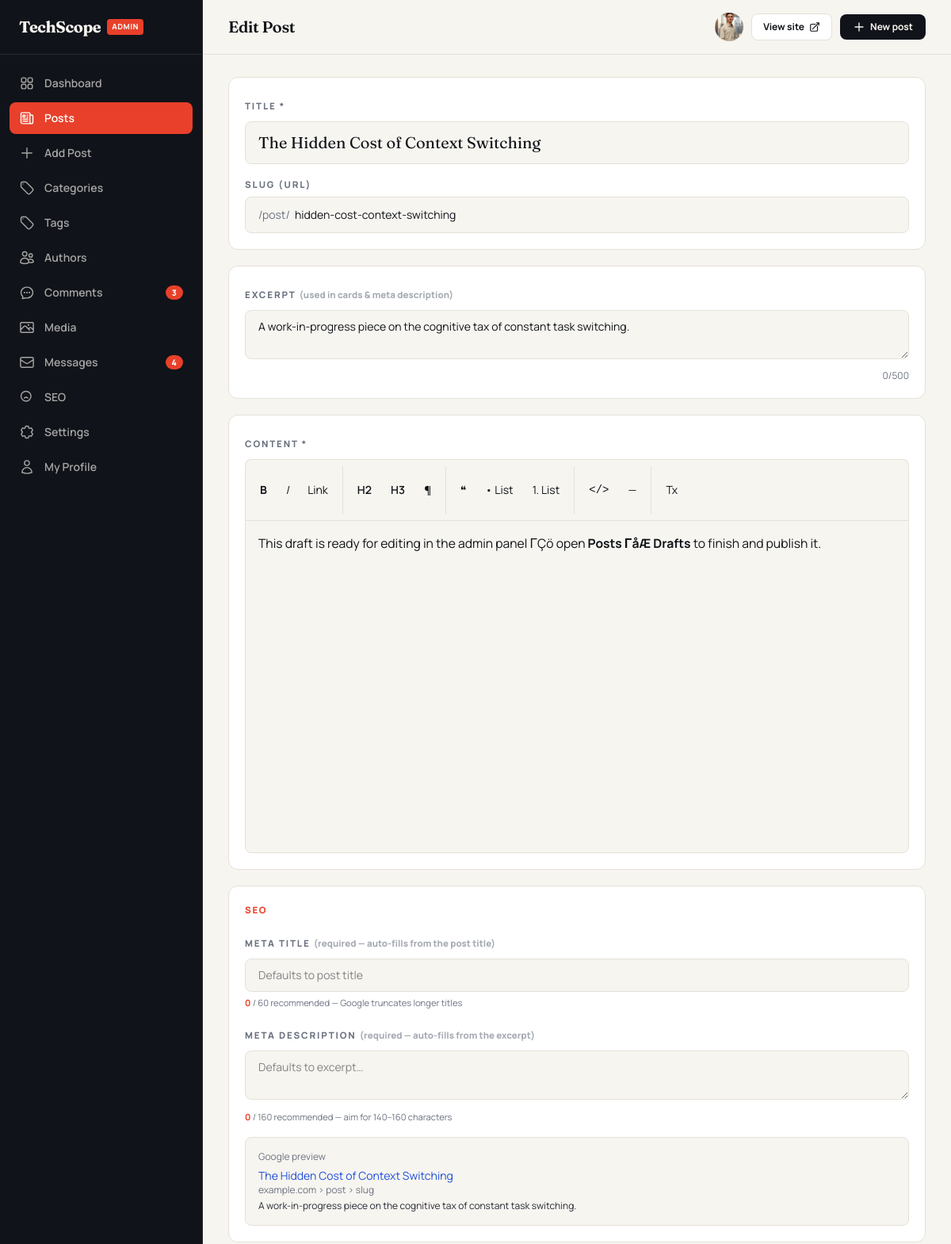
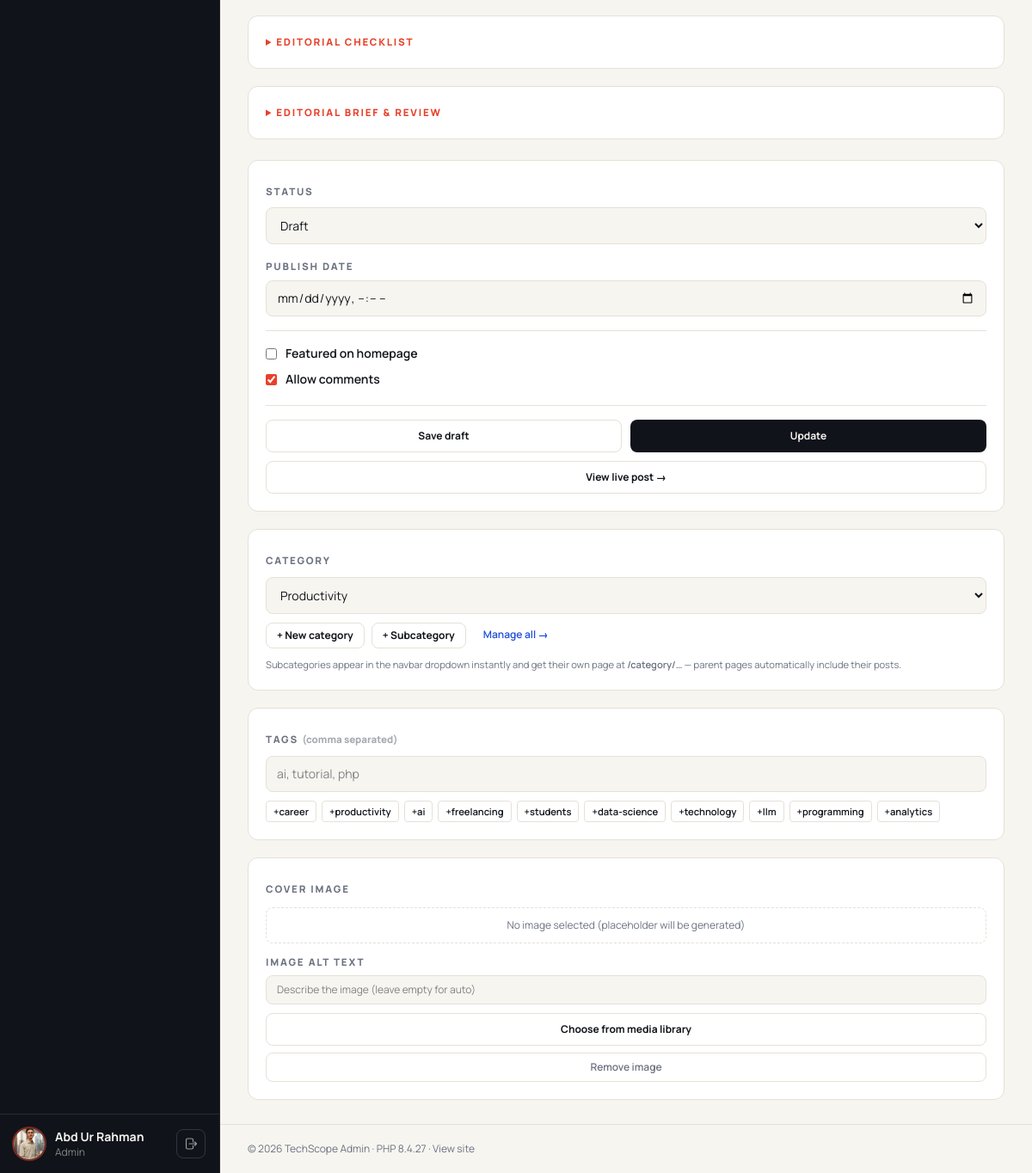
The page /admin/post-edit.php?id=25 (signed in) on the database its author committed (2 pictures, top to bottom).
### tables this page shows
CREATE TABLE `users` (
  `id` int unsigned NOT NULL AUTO_INCREMENT,
  `name` varchar(100) NOT NULL,
  `slug` varchar(120) NOT NULL,
  `email` varchar(190) NOT NULL,
  `password` varchar(255) NOT NULL,
  `role` enum('admin','editor','author') NOT NULL DEFAULT 'author',
  `bio` text,
  `avatar` varchar(255) DEFAULT NULL,
  `website` varchar(255) DEFAULT NULL,
  `twitter` varchar(120) DEFAULT NULL,
  `linkedin` varchar(120) DEFAULT NULL,
  `github` varchar(120) DEFAULT NULL,
  `status` tinyint(1) NOT NULL DEFAULT '1',
  `last_login` datetime DEFAULT NULL,
  `created_at` datetime NOT NULL DEFAULT CURRENT_TIMESTAMP,
  PRIMARY KEY (`id`),
  UNIQUE KEY `email` (`email`),
  UNIQUE KEY `uq_users_slug` (`slug`),
  KEY `idx_users_role` (`role`)
);

CREATE TABLE `posts` (
  `id` int unsigned NOT NULL AUTO_INCREMENT,
  `title` varchar(200) NOT NULL,
  `slug` varchar(230) NOT NULL,
  `excerpt` varchar(500) DEFAULT NULL,
  `content` longtext NOT NULL,
  `cover_image` varchar(255) DEFAULT NULL,
  `cover_alt` varchar(200) DEFAULT NULL,
  `author_id` int unsigned NOT NULL,
  `category_id` int unsigned DEFAULT NULL,
  `status` enum('draft','published','scheduled') NOT NULL DEFAULT 'draft',
  `is_featured` tinyint(1) NOT NULL DEFAULT '0',
  `allow_comments` tinyint(1) NOT NULL DEFAULT '1',
  `views` int unsigned NOT NULL DEFAULT '0',
  `reading_time` tinyint unsigned NOT NULL DEFAULT '3',
  `meta_title` varchar(190) DEFAULT NULL,
  `meta_desc` varchar(300) DEFAULT NULL,
  `published_at` datetime DEFAULT NULL,
  `created_at` datetime NOT NULL DEFAULT CURRENT_TIMESTAMP,
  `updated_at` datetime NOT NULL DEFAULT CURRENT_TIMESTAMP ON UPDATE CURRENT_TIMESTAMP,
  PRIMARY KEY (`id`),
  UNIQUE KEY `slug` (`slug`),
  KEY `idx_posts_status_date` (`status`,`published_at`),
  KEY `idx_posts_category` (`category_id`),
  KEY `idx_posts_author` (`author_id`),
  FULLTEXT KEY `ft_posts_search` (`title`,`excerpt`,`content`),
  CONSTRAINT `fk_posts_author` FOREIGN KEY (`author_id`) REFERENCES `users` (`id`) ON DELETE CASCADE,
  CONSTRAINT `fk_posts_category` FOREIGN KEY (`category_id`) REFERENCES `categories` (`id`) ON DELETE SET NULL
);

CREATE TABLE `categories` (
  `id` int unsigned NOT NULL AUTO_INCREMENT,
  `name` varchar(80) NOT NULL,
  `slug` varchar(100) NOT NULL,
  `description` varchar(255) DEFAULT NULL,
  `parent_id` int unsigned DEFAULT NULL,
  `meta_title` varchar(190) DEFAULT NULL,
  `meta_desc` varchar(300) DEFAULT NULL,
  `sort_order` int NOT NULL DEFAULT '0',
  `created_at` datetime NOT NULL DEFAULT CURRENT_TIMESTAMP,
  PRIMARY KEY (`id`),
  UNIQUE KEY `slug` (`slug`),
  KEY `idx_cat_parent` (`parent_id`),
  CONSTRAINT `fk_cat_parent` FOREIGN KEY (`parent_id`) REFERENCES `categories` (`id`) ON DELETE SET NULL
);

### admin/post-edit.php (the view, shortened to what the rows shown need)
<?php
require_once __DIR__ . '/auth.php';
$admin_user = require_role(['admin', 'editor', 'author']);
$pdo        = db();
$id   = (int) ($_GET['id'] ?? 0);
$post = null;
if ($id) {
    $stmt = $pdo->prepare('SELECT * FROM posts WHERE id = ?');
    $stmt->execute([$id]);
    $post = $stmt->fetch();
}
$categories = get_categories_nested();
$admin_title = $post ? 'Edit Post' : 'Add New Post';
require __DIR__ . '/includes/layout-top.php';
?>
<form method="post" action="<?= admin_url('post-edit.php' . ($post ? '?id=' . (int) $post['id'] : '')) ?>" id="post-form">
  <div class="grid gap-6 xl:grid-cols-[1fr_340px]">
    <div class="space-y-5">
      <div class="rounded-xl border border-line bg-surface p-5">
        <label class="kicker text-muted" for="title">Title *</label>
        <input id="title" name="title" required maxlength="200" value="<?= e($_POST['title'] ?? ($post['title'] ?? '')) ?>"
               placeholder="A clear, compelling headline…"
               class="mt-1.5 w-full rounded-lg border border-line bg-paper px-4 py-3 font-display text-xl outline-none transition focus:border-primary"
               oninput="autoSlug(this.value)">
        <label class="kicker mt-4 block text-muted" for="slug">Slug (URL)</label>
        <div class="mt-1.5 flex items-center rounded-lg border border-line bg-paper focus-within:border-primary">
          <span class="pl-4 text-sm text-muted">/post/</span>
          <input id="slug" name="slug" value="<?= e($_POST['slug'] ?? ($post['slug'] ?? '')) ?>"
                 class="w-full bg-transparent px-1.5 py-3 text-sm outline-none" placeholder="auto-generated-from-title">
        </div>
      </div>
      <div class="rounded-xl border border-line bg-surface p-5">
        <label class="kicker text-muted" for="excerpt">Excerpt <span class="normal-case tracking-normal opacity-60">(used in cards &amp; meta description)</span></label>
        <textarea id="excerpt" name="excerpt" rows="2" maxlength="500"
                  class="mt-1.5 w-full rounded-lg border border-line bg-paper px-4 py-2.5 text-sm outline-none transition focus:border-primary"
                  placeholder="One-sentence summary…"><?= e($_POST['excerpt'] ?? ($post['excerpt'] ?? '')) ?></textarea>
        <p class="mt-1 text-right text-xs text-muted"><span id="excerpt-count">0</span>/500</p>
      </div>
      <div class="rounded-xl border border-line bg-surface p-5">
        <div id="editor" contenteditable="true"
             class="editor-content min-h-[420px] rounded-b-lg border border-line bg-paper px-4 py-4 text-[0.98rem] leading-relaxed outline-none focus:border-primary"><?= $post['content'] ?? ($_POST['content'] ?? '') ?></div>
      </div>
      <div class="rounded-xl border border-line bg-surface p-5">
        <div class="mt-4 space-y-4">
          <div class="rounded-lg border border-line bg-paper p-4">
            <p class="text-xs text-muted">Google preview</p>
            <p class="mt-1.5 text-sm text-primary" id="preview-title"><?= e($metaPreview = ($_POST['meta_title'] ?? $post['meta_title'] ?? '') ?: ($_POST['title'] ?? $post['title'] ?? 'Post title')) ?></p>
            <p class="text-xs text-muted">example.com › post › slug</p>
            <p class="mt-1 text-xs text-ink-soft" id="preview-desc"><?= e(excerpt_text(($_POST['meta_desc'] ?? $post['meta_desc'] ?? '') ?: ($_POST['excerpt'] ?? $post['excerpt'] ?? ''), 155)) ?></p>
          </div>
        </div>
      </div>
    </div>
    <div class="space-y-5">
      <div class="rounded-xl border border-line bg-surface p-5">
        <label class="kicker text-muted" for="status">Status</label>
        <select id="status" name="status" class="mt-1.5 w-full rounded-lg border border-line bg-paper px-3 py-2.5 text-sm outline-none focus:border-primary">
          <option value="draft"     <?= (($post['status'] ?? 'draft') === 'draft') ? 'selected' : '' ?>>Draft</option>
        </select>
        <label class="kicker mt-4 block text-muted" for="published_at">Publish date</label>
        <input id="published_at" type="datetime-local" name="published_at"
               value="<?= e(!empty($post['published_at']) ? date('Y-m-d\TH:i', strtotime($post['published_at'])) : '') ?>"
               class="mt-1.5 w-full rounded-lg border border-line bg-paper px-3 py-2.5 text-sm outline-none focus:border-primary">
        <div class="mt-4 space-y-2.5 border-t border-line pt-4 text-sm">
          <label class="flex cursor-pointer items-center gap-2.5">
            <input type="checkbox" name="is_featured" value="1" <?= !empty($post['is_featured']) ? 'checked' : '' ?> class="accent-accent">
            <span class="font-semibold">Featured on homepage</span>
          </label>
          <label class="flex cursor-pointer items-center gap-2.5">
            <input type="checkbox" name="allow_comments" value="1" <?= ($post['allow_comments'] ?? 1) ? 'checked' : '' ?> class="accent-accent">
            <span class="font-semibold">Allow comments</span>
          </label>
        </div>
        <div class="mt-5 grid grid-cols-2 gap-2.5 border-t border-line pt-4">
          <button name="action" value="draft" class="rounded-lg border border-line py-2.5 text-xs font-bold transition hover:border-ink">Save draft</button>
          <button name="action" value="publish" class="rounded-lg bg-ink py-2.5 text-xs font-bold text-paper transition hover:bg-accent">
          </button>
        </div>
        <?php if ($post): ?>
          <a href="<?= url('/post/' . $post['slug']) ?>" target="_blank"
             class="mt-2.5 block rounded-lg border border-line py-2.5 text-center text-xs font-bold transition hover:border-primary hover:text-primary">
            View live post &rarr;
          </a>
        <?php endif; ?>
      </div>
      <div class="rounded-xl border border-line bg-surface p-5">
        <label class="kicker text-muted" for="category_id">Category</label>
        <select id="category_id" name="category_id" class="mt-1.5 w-full rounded-lg border border-line bg-paper px-3 py-2.5 text-sm outline-none focus:border-primary">
          <?php foreach ($categories as $c): ?>
            <option value="<?= (int) $c['id'] ?>" <?= ($categoryId ?? ($post['category_id'] ?? 0)) == $c['id'] ? 'selected' : '' ?>>
              <?= str_repeat('— ', (int) ($c['depth'] ?? 0)) . e($c['name']) ?>
            </option>
          <?php endforeach; ?>
        </select>
        <div class="mt-2.5 flex flex-wrap gap-2">
          <button type="button" id="add-cat-toggle"
                  class="rounded-lg border border-line px-3 py-1.5 text-xs font-bold transition hover:border-ink hover:bg-ink hover:text-paper">
          </button>
          <button type="button" id="add-sub-toggle"
                  class="rounded-lg border border-line px-3 py-1.5 text-xs font-bold transition hover:border-ink hover:bg-ink hover:text-paper">
          </button>
          <a href="<?= admin_url('categories.php') ?>" target="_blank" rel="noopener"
             class="rounded-lg px-3 py-1.5 text-xs font-semibold text-primary transition hover:text-accent">Manage all →</a>
        </div>
        <p class="mt-2.5 text-[0.7rem] leading-relaxed text-muted">
          Subcategories appear in the navbar dropdown instantly and get their own page at
          <span class="font-semibold">/category/…</span> — parent pages automatically include their posts.
        </p>
      </div>
    </div>
  </div>
</form>
<?php require __DIR__ . '/includes/layout-bottom.php'; ?>

### admin/includes/layout-top.php (shortened to what the rows shown need)
<?php
require_once __DIR__ . '/../../includes/functions.php';
require_once __DIR__ . '/../auth.php';
$admin_user = require_admin();
$admin_title = $admin_title ?? 'Dashboard';
?>
<!DOCTYPE html>
<html lang='en' class='admin-root' x-data='{ side: false }'>
<head>
    <link rel='stylesheet'
        href="<?= url('/assets/css/app.css') ?>?v=<?= e(function_exists('asset_version') ? asset_version() : (string) @filemtime(ROOT_PATH . '/assets/css/app.css')) ?>">
</head>
<body class='bg-paper font-sans antialiased text-ink'>
    <div class='flex min-h-screen'>
        <aside id='admin-sidebar'
            class='fixed inset-y-0 left-0 z-50 flex w-64 -translate-x-full flex-col border-r border-white/10 bg-ink text-paper transition-transform duration-300 lg:translate-x-0'
            :class="side ? 'translate-x-0' : ''">
            <div class='border-t border-white/10 px-4 py-4'>
                <div class='flex items-center gap-3'>
                    <?php $_uAvatar = !empty( $admin_user[ 'avatar' ] ) && function_exists( '_avatar_url' ) ? _avatar_url( $admin_user[ 'avatar' ] ) : null;
?>
                    <?php if ( $_uAvatar ): ?>
                    <img src="<?= e($_uAvatar) ?>" alt="<?= e($admin_user['name']) ?>"
                        class='h-9 w-9 shrink-0 rounded-full object-cover ring-2 ring-accent/50'>
                    <?php else: ?>
                    <span class='flex h-9 w-9 shrink-0 items-center justify-center rounded-full bg-accent font-bold'>
                        <?= e( strtoupper( mb_substr( $admin_user[ 'name' ], 0, 1 ) ) ) ?>
                    </span>
                    <?php endif;
?>
                    <div class='min-w-0 flex-1'>
                        <p class='truncate text-sm font-bold'>
                            <?= e( $admin_user[ 'name' ] ) ?>
                        </p>
                        <p class='truncate text-xs capitalize text-paper/50'>
                            <?= e( $admin_user[ 'role' ] ) ?>
                        </p>
                    </div>
                    <form method='post' action="<?= admin_url('logout.php') ?>">
                            <button title='Logout'
                                class='rounded-lg border border-white/15 p-2 text-paper/60 transition hover:border-accent hover:text-accent'>
                            </button>
                    </form>
                </div>
            </div>
        </aside>
        <div class='flex min-w-0 flex-1 flex-col lg:pl-64'>
            <header
                class='sticky top-0 z-30 flex items-center gap-3 border-b border-line bg-paper/85 px-4 py-3 backdrop-blur-lg sm:gap-4 sm:px-8 sm:py-4'>
                <h1 class='font-display text-lg font-semibold sm:text-xl'>
                    <?= e( $admin_title ) ?>
                </h1>
                <div class='ml-auto flex items-center gap-2.5'>
                    <?php $_tAvatar = !empty( $admin_user[ 'avatar' ] ) && function_exists( '_avatar_url' ) ? _avatar_url( $admin_user[ 'avatar' ] ) : null;
?>
                    <a href="<?= admin_url('profile.php') ?>" title='My profile' aria-label='My profile'
                        class='shrink-0 rounded-full transition hover:ring-2 hover:ring-accent'>
                        <?php if ( $_tAvatar ): ?>
                        <img src="<?= e($_tAvatar) ?>" alt="<?= e($admin_user['name']) ?>"
                            class='h-9 w-9 rounded-full object-cover'>
                        <?php endif;
?>
                    </a>
                </div>
            </header>
            <main class='flex-1 px-4 py-5 sm:px-8 sm:py-7'>

### rows shown on the page
users: avatar (picture), name "Abd Ur Rahman", role "Admin"
posts: title "The Hidden Cost of Context Switching", slug "hidden-cost-context-switching", excerpt "A work-in-progress piece on the cognitive tax of constant task switching.", content "This draft is ready for editing in the admin panel ΓÇö open Posts ΓåÆ Drafts to finish and publish it.", status "Draft", allow_comments "☑", category_id "Productivity"

### other values the page prints
setting( 'site_name' , SITE_NAME ) "TechScope"
$item[ 'label' ] "Dashboard"
$item[ 'label' ] "Posts"
$item[ 'label' ] "Add Post"
$item[ 'label' ] "Categories"
$item[ 'label' ] "Tags"
$item[ 'label' ] "Authors"
$item[ 'label' ] "Comments"
$badge[ $key ] "3"
$item[ 'label' ] "Media"
$item[ 'label' ] "Messages"
$badge[ $key ] "4"
$item[ 'label' ] "SEO"
$item[ 'label' ] "Settings"
$item[ 'label' ] "My Profile"
